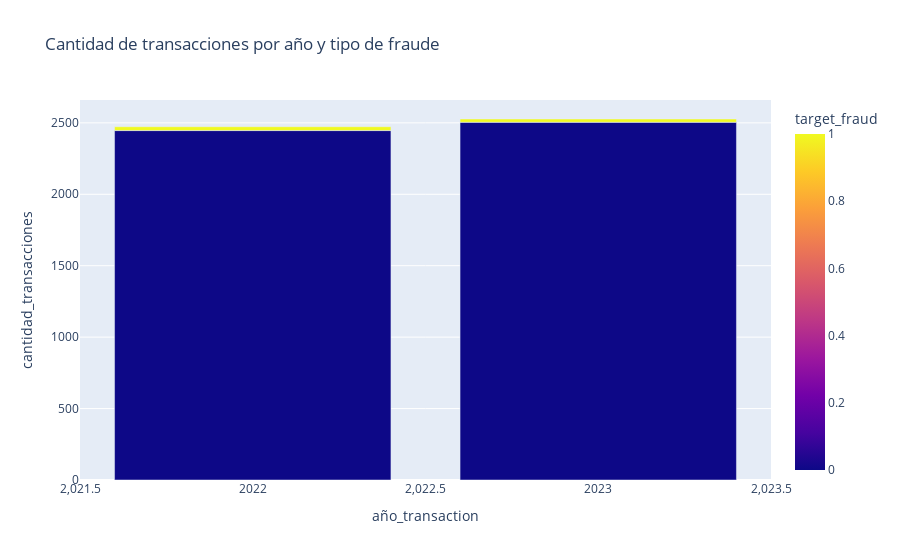

The code cell stored with this chart in its notebook:
### Code cell
# Cantidad de transacciones por año y tipo de fraude
df['año_transaction'] = df['fecha_transaction'].dt.year
df_tendencia_fraude_año = df.groupby(['año_transaction', 'target_fraud'], as_index=False)['TransactionValue_PSE'].count()
df_tendencia_fraude_año['cantidad_transacciones'] = df_tendencia_fraude_año['TransactionValue_PSE']
ax3 = px.bar(df_tendencia_fraude_año, x="año_transaction", y="cantidad_transacciones", color='target_fraud', title='Cantidad de transacciones por año y tipo de fraude')
fig.update_layout(bargap=0.8)
ax3

### Figure 1 — Plotly figure (JSON) as saved in the notebook; plotly's stock layout.template omitted (floating-point values rounded to 4 significant figures)
{"data": [{"hovertemplate": "año_transaction=%{x}<br>cantidad_transacciones=%{y}<br>target_fraud=%{marker.color}<extra></extra>", "legendgroup": "", "marker": {"color": [0, 1, 0, 1], "coloraxis": "coloraxis", "pattern": {"shape": ""}}, "name": "", "orientation": "v", "showlegend": false, "textposition": "auto", "type": "bar", "x": [2022, 2022, 2023, 2023], "xaxis": "x", "y": [2446, 27, 2504, 23], "yaxis": "y"}], "layout": {"barmode": "relative", "coloraxis": {"colorbar": {"title": {"text": "target_fraud"}}, "colorscale": [[0, "#0d0887"], [0.1111, "#46039f"], [0.2222, "#7201a8"], [0.3333, "#9c179e"], [0.4444, "#bd3786"], [0.5556, "#d8576b"], [0.6667, "#ed7953"], [0.7778, "#fb9f3a"], [0.8889, "#fdca26"], [1, "#f0f921"]]}, "legend": {"tracegroupgap": 0}, "title": {"text": "Cantidad de transacciones por año y tipo de fraude"}, "xaxis": {"anchor": "y", "domain": [0, 1], "title": {"text": "año_transaction"}}, "yaxis": {"anchor": "x", "domain": [0, 1], "title": {"text": "cantidad_transacciones"}}}}
